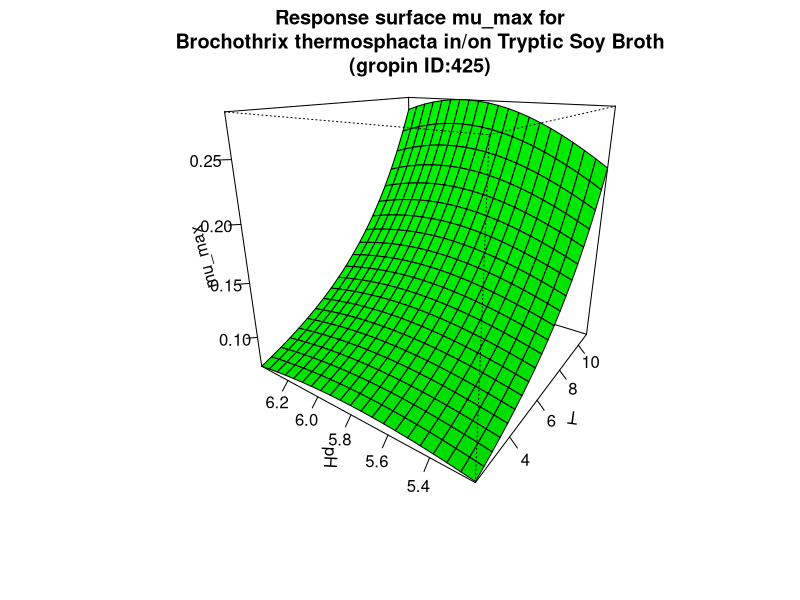

Write R code to recreate this figure.
#############################
# start of Parameter script
#############################
T <- seq(2.002,10.989010989011,length.out=21)
pH <- seq(5.2052,6.39360639360639,length.out=21)
#############################
# end of Parameter script
#############################
############################# 
# start of Model script Gropin ID 425 
#############################
 
# constant coefficients for this model
 
variables <- data.frame(T,pH)
argumentsPar <- expand.grid(variables)
 
# heart of the model
response_surface <- function(T,pH) {
   mumax <-exp(-12.65+0.004234*(T^2)-0.3024*(pH^2)+0.01535*T*pH-0.004356*T+3.467*pH)

return(mumax=mumax)
} 

# output parameters
mumax <- cbind(argumentsPar,response_surface(argumentsPar['T'],argumentsPar['pH']))
colnames(mumax) <- c(colnames(argumentsPar),'mumax')
#############################
# End of Model script
#############################
############################# 
# start of Visualisation script Gropin ID 425 
#############################
persp(T,pH,matrix(unlist(mumax$mumax),nrow=21),col = 'green',xlab='T',ylab='pH',zlab='mu_max',main='Response surface mu_max for
Brochothrix thermosphacta in/on Tryptic Soy Broth
(gropin ID:425)',theta=305,phi=20,shade=0.25,ticktype = 'detailed')
#############################
# End of Visualisation script
#############################
